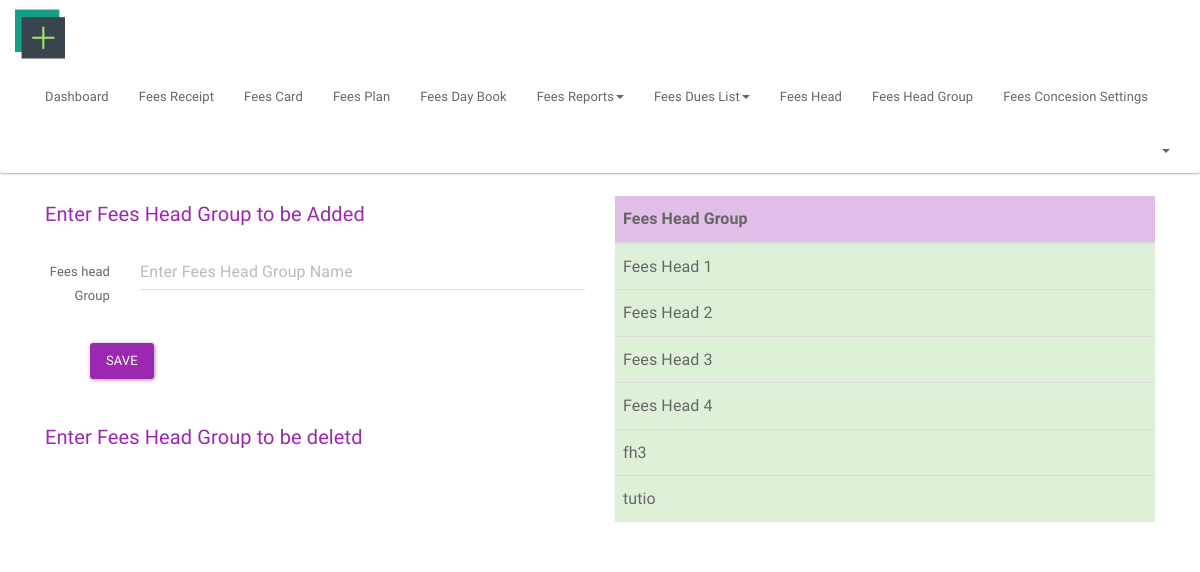
The app's page /index.php/fees/fees_head_group with its own data.
### tables this page shows
CREATE TABLE `fees_head_group` (
  `fees_head_group_id` int(11) NOT NULL,
  `fees_head_group_name` varchar(25) NOT NULL
);

### application/controllers/fees.php (called while the page is built, shortened)
<?php
class Fees extends MY_Controller{
    public function __construct()
    {
        $this->load->model('get_header_info','ghi');
        $username = $this->ghi->get_admin();
        $this->load->view('private/fees/header',['username'=>$username]);
        $this->load->view('private/fees/footer');
        $this->form_validation->set_error_delimiters('<div class="text-danger">', '</div>');
    }
    public function fees_head_group()
    {
        $form_validation='fhg';
        $table_name='fees_head_group';
        $view='fees_head_group';
        $field='fees_head_group_name';
        $this->insert_genric($form_validation,$table_name,$view,$field);
    }
    public function insert_genric($form_validation,$table_name,$view,$field)
    {
        if ($this->form_validation->run($form_validation)) {
            $this->load->model('add_model', 'am');
            $post = $this->input->post();
            unset($post['submit']);
            if ($this->am->insert_data($table_name,$post)) {
                $this->load->model('get_model', 'gm');
                $array = $this->gm->get_list($field,$table_name);
                $this->load->view('private/fees/'.$view,['view'=>$array]);
            } else {
                echo 'Query failed in inserting record';
            }
        } else {
            $this->load->model('get_model', 'gm');
            $array = $this->gm->get_list($field,$table_name);
            $this->load->view('private/fees/'.$view,['view'=>$array]);
        }
    }
}

### index.php (called while the page is built, shortened)
<?php
require_once BASEPATH.'core/CodeIgniter.php';

### application/models/get_model.php (called while the page is built, shortened)
<?php
class Get_model extends MY_Model
{
    public function get_list($field,$table_name)
    {
        $query = $this->db->select($field)->get($table_name);
        $res = $query->result();
        $array=json_decode(json_encode($res),true);
        return $array;
    }
}

### application/views/private/fees/fees_head_group.php (the view, shortened to what this page needs)
<div class="container">
    <div class="col-lg-6">
        <p class="text-info" style="font-size: 20px;">Enter Fees Head Group to be Added</p>
        <?php echo form_open('fees/fees_head_group', ['class' => 'form-horizontal']); ?>
        <div class="form-group">
            <label for="inputText" class="col-lg-2 control-label">Fees head Group</label>
            <div class="col-lg-10">
                <?php echo form_input(['name' => 'fees_head_group_name', 'class' => 'form-control',
                    'placeholder' => 'Enter Fees Head Group Name',
                    'value' => set_value('fees_head_group_name')]);
                ?>
            </div>
        </div>
        <?php echo form_submit(['name' => 'submit', 'value' => 'Save', 'class' => 'btn btn-info',
            'style' => 'margin-left:45px; margin-top:20px;']); ?>
        <p style="font-size: 20px; margin-top: 40px;" class="text-info">Enter Fees Head Group to be deletd</p>
    </div>
    <div class="col-lg-6">
        <table class="table  table-hover ">
            <thead>
            <tr class="info">
                <th>Fees Head Group</th>
            </tr>
            </thead>
            <tbody>
            <?php
            foreach ($view as $v){
                echo "<tr class='success'><td>".$v['fees_head_group_name']."</td></tr>";
            }
            ?>
            </tbody>
        </table>
    </div>
</div>

### records on screen
fees_head_group: fees_head_group_name "Fees Head 1"
fees_head_group: fees_head_group_name "Fees Head 2"
fees_head_group: fees_head_group_name "Fees Head 3"
fees_head_group: fees_head_group_name "Fees Head 4"
fees_head_group: fees_head_group_name "fh3"
fees_head_group: fees_head_group_name "tutio"
